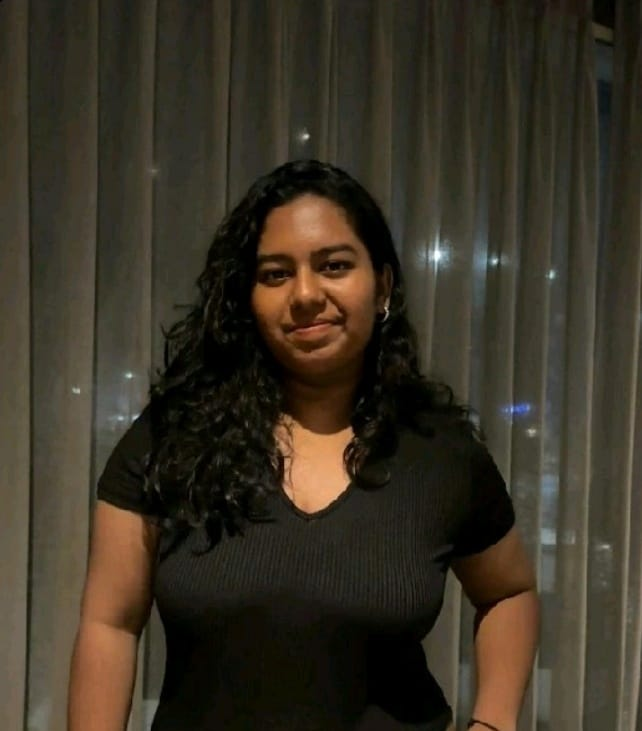
#> input picture assets/hero-photo.jpg, 642 x 731 px, found by its file name
$ python extract_palette.py
#> lines starting #> are read from the running program, lines starting #| are printed output that depends on the picture
#!/usr/bin/env python3
from PIL import Image, ImageStat
import colorsys
import os

def rgb_to_hex(r, g, b):
    return '#{:02x}{:02x}{:02x}'.format(r, g, b)

def clamp(v):
    return max(0, min(255, int(v)))

def darker(rgb, pct=0.2):
    r, g, b = rgb
    return (clamp(r * (1 - pct)), clamp(g * (1 - pct)), clamp(b * (1 - pct)))

def luminance(rgb):
    r, g, b = [c / 255.0 for c in rgb]
    def srgb(c):
        return c / 12.92 if c <= 0.03928 else ((c + 0.055) / 1.055) ** 2.4
    R, G, B = srgb(r), srgb(g), srgb(b)
    return 0.2126 * R + 0.7152 * G + 0.0722 * B

def extract_dominant(image_path):
#> called with image_path = 'assets/hero-photo.jpg'
    im = Image.open(image_path).convert('RGBA')
    im = im.resize((120, int(120 * im.height / im.width)), Image.LANCZOS)
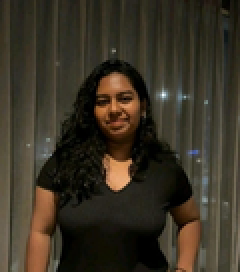
#> im: PIL image 120x136 RGBA (shown 2 times larger); mean R, G, B, A 57.4, 50.4, 36.9, 255
    pal = im.convert('P', palette=Image.ADAPTIVE, colors=8)
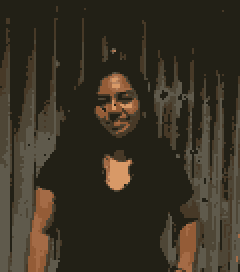
#> pal: PIL image 120x136 P (shown 2 times larger); mean R, G, B 56.4, 49.3, 35.9
    palette = pal.getpalette()
#> palette = [34, 32, 22, 78, 70, 54, 95, 90, 76, 71, 57, 39, 148, 92, 55, 164, 107, 70, 216, 153, 103, 182, 132, 96]
    color_counts = sorted(pal.getcolors(), reverse=True)
#> color_counts = [(10406, 0), (2035, 1), (1815, 2), (1130, 3), (439, 4), (318, 5), (155, 6), (22, 7)]
    for count, idx in color_counts:
        r = palette[idx * 3]
        g = palette[idx * 3 + 1]
        b = palette[idx * 3 + 2]
        return (r, g, b)
#> this loop made 1 pass
#> (count, idx, r, g, b) on pass 1: (10406, 0, 34, 32, 22)
    return (10, 107, 83)

if __name__ == '__main__':
    img = 'assets/hero-photo.jpg'
    if not os.path.exists(img):
        print('Please upload assets/hero-photo.jpg and re-run this script.')
        exit(1)

    dom = extract_dominant(img)
#> dom = (34, 32, 22)
    dark = darker(dom, 0.18)
#> in darker, `r, g, b = rgb`: r = 34; g = 32; b = 22
#> dark = (27, 26, 18)
    L = luminance(dom)
#> in luminance, `r, g, b = [c / 255.0 for c in rgb]`: r = 0.133; g = 0.125; b = 0.0863
#> in luminance, `R, G, B = srgb(r), srgb(g), srgb(b)`: R = 0.016; G = 0.0144; B = 0.00802
#> L = 0.0143
    hero_text = '#111' if L > 0.5 else '#fff'
#> hero_text = '#fff'
    accent = rgb_to_hex(*dom)
#> accent = '#222016'
    accent_dark = rgb_to_hex(*dark)
#> accent_dark = '#1b1a12'
    overlay = f'linear-gradient(rgba({dom[0]},{dom[1]},{dom[2]},0.18), rgba(0,0,0,0.12))'

    css_block = f"""/* AUTO-GENERATED THEME VARIABLES - run scripts/extract_palette.py to update */
:root {{
  --accent: {accent};
  --accent-dark: {accent_dark};
  --hero-overlay: {overlay};
  --hero-text: {hero_text};
}}
/* END AUTO-GENERATED THEME VARIABLES */

"""

    css_path = 'css/styles.css'
    if os.path.exists(css_path):
        with open(css_path, 'r', encoding='utf-8') as f:
            content = f.read()
        start = content.find('/* AUTO-GENERATED THEME VARIABLES')
        if start != -1:
            end = content.find('/* END AUTO-GENERATED THEME VARIABLES */', start)
            if end != -1:
                content = content[:start] + content[end + len('/* END AUTO-GENERATED THEME VARIABLES */') + 1:]
    else:
        content = ''

    with open(css_path, 'w', encoding='utf-8') as f:
        f.write(css_block + content)

    print(f'✓ Wrote theme variables to {css_path}')
    print(f'  Dominant color: {accent}')
#|   Dominant color: #222016
    print(f'  Accent dark: {accent_dark}')
#|   Accent dark: #1b1a12
    print(f'  Hero text: {hero_text}')
#|   Hero text: #fff
    print(f'  Luminance: {L:.2f}')
#|   Luminance: 0.01
